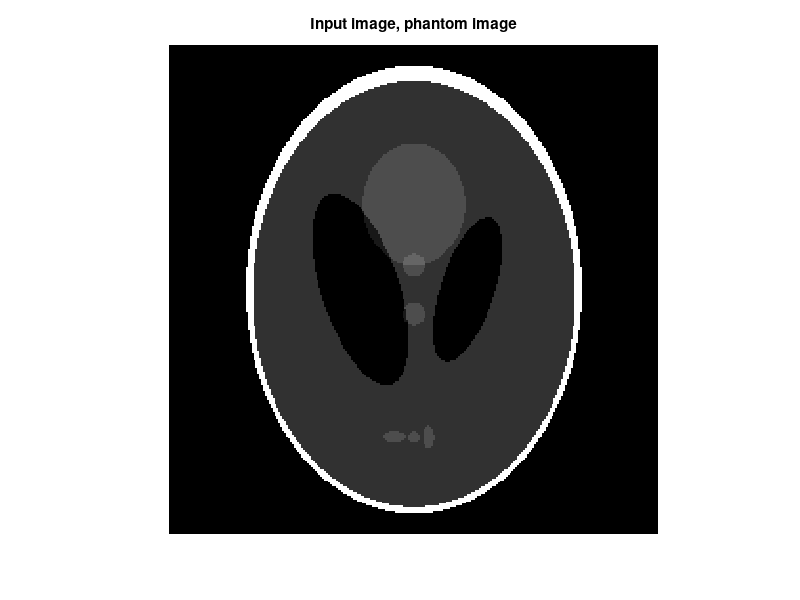
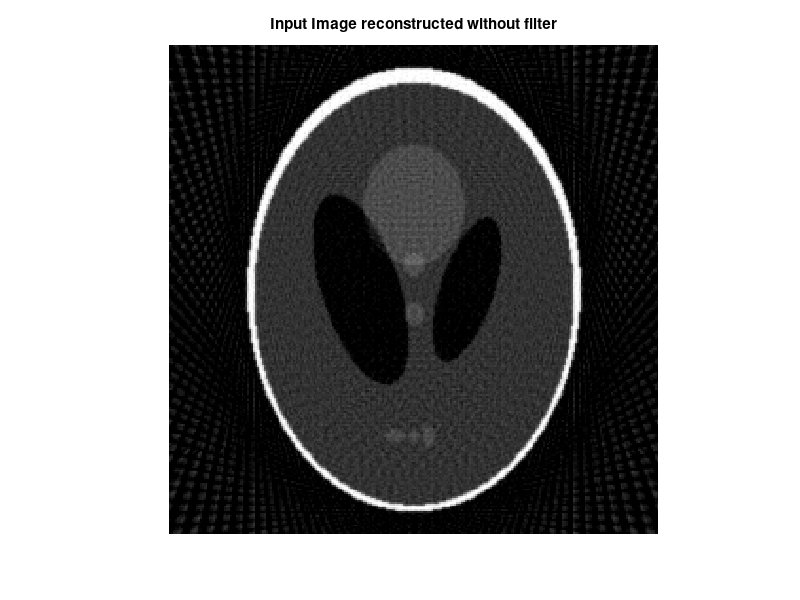

Source code (MATLAB) for these figures, in order: (Note: this script raises an error after producing the figures.)
%% X-Ray Computed Tomography : Filtered Backprojection
%% Question 2a
%%
input_image = phantom(256);
theta = 0:3:177;
theta_count = length(theta);
[A, xp] = radon(input_image, theta);
figure(); imshow(input_image); title('Input image, phantom image')

%%
% We take the inverse radon transform of the input image, first without
% using any additional filters. We can clearly see that there is some sort
% of noise/distortion  introduced in the image after reconstruction. The
% image is given below.
B = iradon(A, theta);
figure(); imshow(B); title('Input Image reconstructed without filter');

%%
% Ram Tak filter
my_filter = myFilter(1, 1);
output_image = ApplyFilter(input_image, my_filter);
figure(); imshow(output_image); title('Ram Tak filter');

%%
% Ram Tak filter with 50% of max frequency
my_filter = myFilter(1, 0.5);
output_image = ApplyFilter(input_image, my_filter);
figure(); imshow(output_image); title('Ram Tak filter with 50% frequencies');

%%
% Ram Tak filter with smoothed image(10% of max frequency)
my_filter = myFilter(1, 0.1);
output_image = ApplyFilter(input_image, my_filter);
figure(); imshow(output_image); title('Ram Tak filter with 10% frequencies');

%%
% Shepp-Logan filter
my_filter = myFilter(2, 1);
output_image = iradon(A, theta, 'linear', 'Shepp-Logan', 1.0, size(image,1));
figure(); imshow(output_image); title('Shepp-Logan filter');

%%
% Low pass cosine filter
my_filter = myFilter(3, 1);
output_image = ApplyFilter(input_image, my_filter);
figure(); imshow(output_image); title('Low pass cosine filter');

%%
% Low pass cosine filter with 50% of max frequency
my_filter = myFilter(3, 0.5);
output_image = ApplyFilter(input_image, my_filter);
figure(); imshow(output_image); title('Low pass cosine filter with 50% frequencies');


%%
% Low pass cosine filter with smoothed image(10% of max frequency)
my_filter = myFilter(3, 0.1);
output_image = ApplyFilter(input_image, my_filter);
figure(); imshow(output_image); title('Low pass cosine filter with 10% frequencies');

%% Observations
%
%%
%
% * We clearly see that the input image reconstructed without filtering has
% introduced some noise. Many filters have been subsequently used in
% attempt to smoothen the image.
% * First we use the Ram Tak filter. We see some improvement in that noise,
% though the improvement is very low.
% * When we take just 50% of the frequencies, we see that the image is
% smoothed(it is visible better at the white edge, where it is easy that
% the edge is not that sharp).
% * Since the image blurring isnt that visible in the 50% image, we also
% show the 10% image, where we have used only the lowest 10% of the
% frequencies to reconstruct the image. The image is highly softened, as
% would be visible from the reconstruction.
% * When we compare between multiple filters, cosine filter causes the most
% smoothing(removes noise the best) and Ram Tak filter removes the least
% noise(can be easily seen by comparing the ram tak and cosine filters.
%

